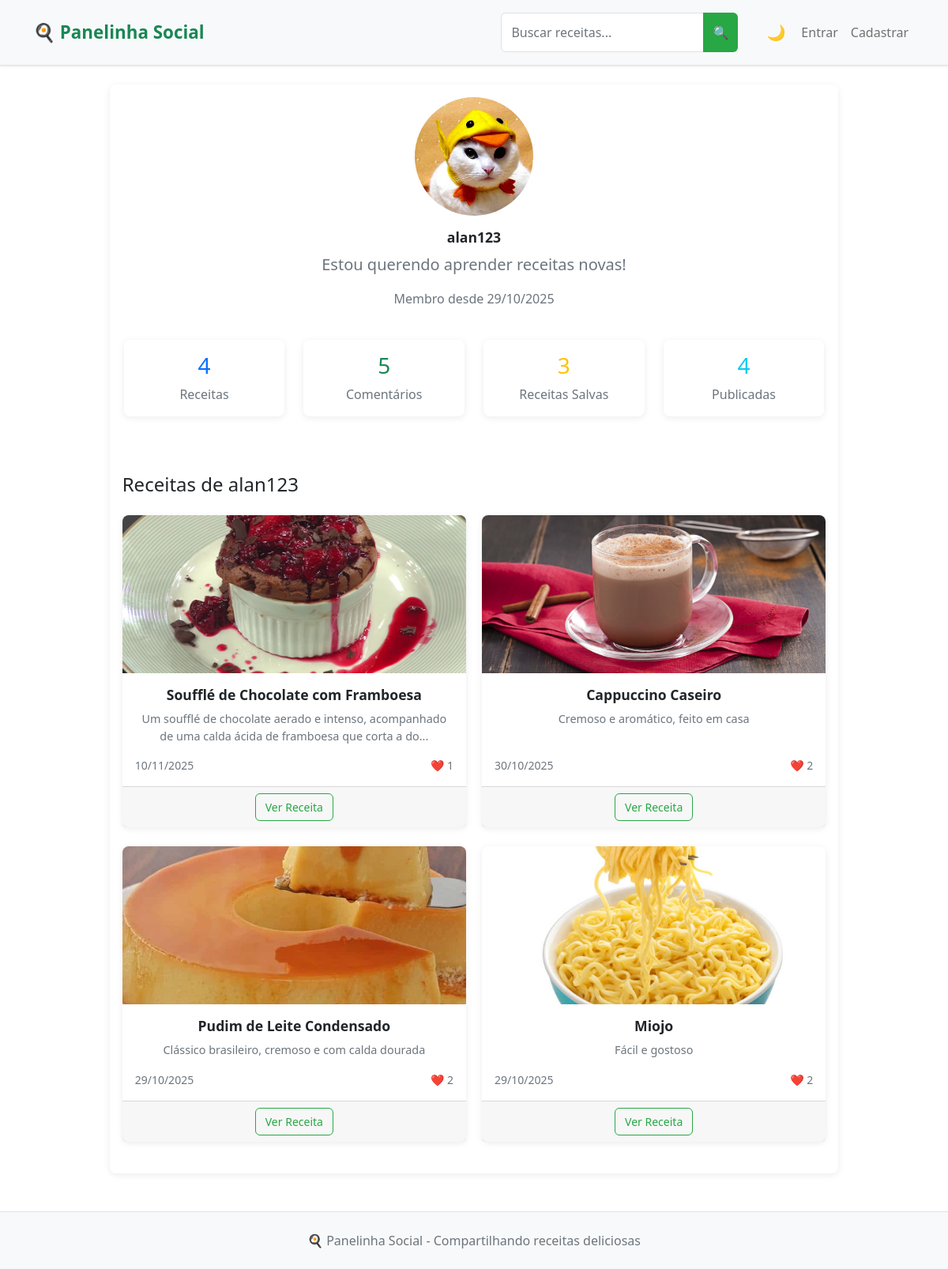
The app's page /user/alan123 with its own data.
### app.py (models this page shows, shortened)
class User(UserMixin, db.Model):
    __tablename__ = 'user'
    id = db.Column(db.Integer, primary_key=True)
    username = db.Column(db.String(64), unique=True, nullable=False, index=True)
    email = db.Column(db.String(120), unique=True, nullable=False, index=True)
    password_hash = db.Column(db.String(128))
    bio = db.Column(db.Text)
    profile_picture = db.Column(db.String(200))
    created_at = db.Column(db.DateTime, default=datetime.utcnow)
    recipes = db.relationship('Recipe', backref='author', lazy='select')
    likes = db.relationship('Like', backref='user', lazy='select')
    comments = db.relationship('Comment', backref='user', lazy='select')
    saved_recipes = db.relationship('SavedRecipe', backref='user', lazy='select')

class Recipe(db.Model):
    __tablename__ = 'recipe'
    id = db.Column(db.Integer, primary_key=True)
    title = db.Column(db.String(100), nullable=False, index=True)
    description = db.Column(db.Text)
    ingredients = db.Column(db.Text)
    steps = db.Column(db.Text)
    image = db.Column(db.String(200))
    categories = db.Column(db.String(200))
    difficulty = db.Column(db.String(20), nullable=False, default='Fácil', index=True)  # NOVO CAMPO
    is_draft = db.Column(db.Boolean, default=False, index=True)
    created_at = db.Column(db.DateTime, default=datetime.utcnow, index=True)
    updated_at = db.Column(db.DateTime, default=datetime.utcnow, onupdate=datetime.utcnow)
    views = db.Column(db.Integer, default=0, index=True)
    user_id = db.Column(db.Integer, db.ForeignKey('user.id'), nullable=False, index=True)
    likes = db.relationship('Like', backref='recipe', lazy='select')
    comments = db.relationship('Comment', backref='recipe', lazy='select')
    saved_by = db.relationship('SavedRecipe', backref='recipe', lazy='select')
    def like_count(self):
        if hasattr(self, '_like_count'):
            return self._like_count
        return len(self.likes)

### app.py (the view)
@app.route('/user/<username>')
def user_profile(username):
    user = User.query.filter_by(username=username).first_or_404()
    recipes = Recipe.query.filter_by(user_id=user.id, is_draft=False)\
                         .order_by(Recipe.created_at.desc())\
                         .all()
    return render_template('user_profile.html',
                         title=f'Perfil - {user.username}',
                         user=user,
                         recipes=recipes)

### templates/user_profile.html (shortened to what this page needs)
{% extends "base.html" %}
{% block content %}
<div class="row justify-content-center">
    <div class="col-md-10">
        <div class="card">
            <div class="card-body text-center">
                <div class="mb-4">
                    {% if user.profile_picture %}
                        <img src="{{ url_for('static', filename='uploads/' + user.profile_picture) }}"
                             class="rounded-circle mb-3"
                             style="width: 150px; height: 150px; object-fit: cover;"
                             alt="Foto de perfil">
                    {% else %}
                        <div class="rounded-circle bg-light d-inline-flex align-items-center justify-content-center mb-3"
                             style="width: 150px; height: 150px;">
                            <span class="text-muted display-6">👤</span>
                        </div>
                    {% endif %}
                    <h2 class="card-title">{{ user.username }}</h2>
                    {% if user.bio %}
                        <p class="card-text text-muted fs-5">{{ user.bio }}</p>
                    {% else %}
                        <p class="card-text text-muted">Este usuário ainda não tem uma biografia.</p>
                    {% endif %}
                    <p class="text-muted">
                        Membro desde {{ user.created_at.strftime('%d/%m/%Y') }}
                    </p>
                </div>
                <div class="row mb-4">
                    <div class="col-md-3">
                        <div class="card border-0">
                            <div class="card-body">
                                <h3 class="text-primary">{{ user.recipes|length }}</h3>
                                <p class="text-muted mb-0">Receitas</p>
                            </div>
                        </div>
                    </div>
                    <div class="col-md-3">
                        <div class="card border-0">
                            <div class="card-body">
                                <h3 class="text-success">{{ user.comments|length }}</h3>
                                <p class="text-muted mb-0">Comentários</p>
                            </div>
                        </div>
                    </div>
                    <div class="col-md-3">
                        <div class="card border-0">
                            <div class="card-body">
                                <h3 class="text-warning">{{ user.saved_recipes|length }}</h3>
                                <p class="text-muted mb-0">Receitas Salvas</p>
                            </div>
                        </div>
                    </div>
                    <div class="col-md-3">
                        <div class="card border-0">
                            <div class="card-body">
                                <h3 class="text-info">
                                    {{ user.recipes|selectattr('is_draft', 'equalto', false)|list|length }}
                                </h3>
                                <p class="text-muted mb-0">Publicadas</p>
                            </div>
                        </div>
                    </div>
                </div>
                <div class="mt-5">
                    <h4 class="text-start mb-4">Receitas de {{ user.username }}</h4>
                    {% if recipes %}
                        <div class="row">
                            {% for recipe in recipes %}
                                <div class="col-md-6 mb-4">
                                    <div class="card h-100">
                                        {% if recipe.image %}
                                            <img src="{{ url_for('static', filename='uploads/' + recipe.image) }}"
                                                 class="card-img-top"
                                                 style="height: 200px; object-fit: cover;"
                                                 alt="{{ recipe.title }}">
                                        {% else %}
                                            <div class="card-img-top bg-light d-flex align-items-center justify-content-center"
                                                 style="height: 200px;">
                                                <span class="text-muted">📷</span>
                                            </div>
                                        {% endif %}
                                        <div class="card-body">
                                            <h5 class="card-title">{{ recipe.title }}</h5>
                                            <p class="card-text text-muted">
                                                {{ recipe.description[:100] }}{% if recipe.description|length > 100 %}...{% endif %}
                                            </p>
                                            <div class="d-flex justify-content-between text-muted">
                                                <small>{{ recipe.created_at.strftime('%d/%m/%Y') }}</small>
                                                <small>❤️ {{ recipe.like_count() }}</small>
                                            </div>
                                        </div>
                                        <div class="card-footer">
                                            <a href="{{ url_for('recipe_detail', recipe_id=recipe.id) }}"
                                               class="btn btn-outline-success btn-sm">
                                                Ver Receita
                                            </a>
                                        </div>
                                    </div>
                                </div>
                            {% endfor %}
                        </div>
                    {% endif %}
                </div>
            </div>
        </div>
    </div>
</div>
{% endblock %}

### static/css/style.css (style rules this page uses)
:root { --primary-color: #28a745; --primary-hover: #218838; --light-bg: #f8f9fa; --card-shadow: 0 2px 8px rgba(0, 0, 0, 0.08); --card-hover-shadow: 0 4px 12px rgba(0, 0, 0, 0.12); }
* { box-sizing: border-box; }
body { background-color: var(--light-bg); font-family: system-ui, -apple-system, sans-serif; line-height: 1.5; margin: 0; padding: 0; }
.card-img-top { border-radius: 8px 8px 0 0; height: 180px; object-fit: cover; width: 100%; }
.card-body { padding: 1rem; display: flex; flex-direction: column; height: 100%; }
.card-title { font-size: 1.1rem; font-weight: 600; margin-bottom: 0.5rem; line-height: 1.3; }
.card-text { font-size: 0.9rem; color: #6c757d; flex-grow: 1; }
.btn { border-radius: 6px; font-weight: 500; transition: all 0.15s ease; border: none; }
.btn-outline-success { color: var(--primary-color); border: 1px solid var(--primary-color); }
.btn-sm { padding: 0.375rem 0.75rem; font-size: 0.875rem; }
.row { display: flex; flex-wrap: wrap; margin: 0 -10px; }
.col-xl-4, .col-lg-6, .col-md-6 { padding: 0 10px; margin-bottom: 20px; }
.card { border: none; border-radius: 8px; box-shadow: var(--card-shadow); }
img { max-width: 100%; height: auto; }
.text-muted { color: #6c757d !important; }

### templates/base.html (style rules this page uses)
:root { --bg-color: #ffffff; --text-color: #212529; --card-bg: #ffffff; --border-color: #dee2e6; --success-color: #198754; --header-bg: #f8f9fa; --ingredient-bg: #f8f9fa; --ingredient-text: #212529; }
body.loaded * { transition: all 0.3s ease; }
body { background-color: var(--bg-color); color: var(--text-color); min-height: 100vh; }

### records on screen
User: profile_picture (picture), username "alan123", bio "Estou querendo aprender receitas novas!", created_at "29/10/2025"
Recipe: image (picture), title "Soufflé de Chocolate com Framboesa", description "Um soufflé de chocolate aerado e intenso, acompanhado de uma calda ácida de framboesa que corta a do", created_at "10/11/2025", like_count "1"
Recipe: image (picture), title "Cappuccino Caseiro", description "Cremoso e aromático, feito em casa", created_at "30/10/2025", like_count "2"
Recipe: image (picture), title "Pudim de Leite Condensado", description "Clássico brasileiro, cremoso e com calda dourada", created_at "29/10/2025", like_count "2"
Recipe: image (picture), title "Miojo", description "Fácil e gostoso", created_at "29/10/2025", like_count "2"

### other values on screen
{{ user.recipes|length }} "4"
{{ user.comments|length }} "5"
{{ user.saved_recipes|length }} "3"
{{ user.recipes|selectattr('is_draft', 'equalto', false)|list|length }} "4"
